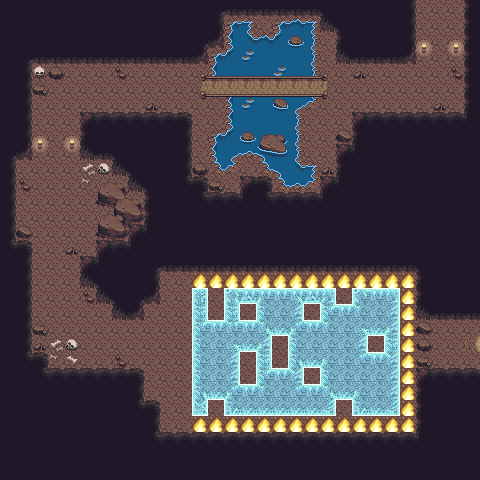

Below is a game level as drawn by its tile map, then a one-line description and the .tmx that defines it (tile-layer data replaced by summaries):
An orthogonal 30x30 tile map with 16x16 px tiles, 5 tile layers (Ground, Decoration, Structures, FireDecorations, ...), 4 tilesets and 206 objects (91x ice_block, 36x fire, 12x puzzle_tile, puzzle_button).

<map version="1.10" tiledversion="1.11.2" orientation="orthogonal" renderorder="right-down" width="30" height="30" tilewidth="16" tileheight="16" infinite="0" nextlayerid="13" nextobjectid="252">
 <editorsettings>
  <export target="CavePuzzle4.lua" format="lua" />
 </editorsettings>
 <tileset firstgid="1" name="decoration-tiles" tilewidth="16" tileheight="16" tilecount="1440" columns="40">
  <image source="gfx/Overworld.png" width="640" height="576" />
 </tileset>
 <tileset firstgid="1441" name="cave-tiles" tilewidth="16" tileheight="16" tilecount="1000" columns="40">
  <image source="gfx/cave.png" width="640" height="400" />
 </tileset>
 <tileset firstgid="2441" name="decoration2-tiles" tilewidth="16" tileheight="16" tilecount="660" columns="33">
  <image source="gfx/objects.png" width="528" height="320" />
  <tile id="103">
   <animation>
    <frame tileid="103" duration="100" />
    <frame tileid="104" duration="100" />
    <frame tileid="105" duration="100" />
    <frame tileid="106" duration="100" />
    <frame tileid="107" duration="100" />
    <frame tileid="108" duration="100" />
    <frame tileid="109" duration="100" />
   </animation>
  </tile>
 </tileset>
 <tileset firstgid="3101" name="ice-tiles" tilewidth="16" tileheight="16" tilecount="30" columns="5">
  <image source="gfx/icetiles_v3.png" width="80" height="96" />
 </tileset>
 <layer id="1" name="Ground" width="30" height="30">
  <data>[900 cells, 900 non-empty, 56 distinct tile ids]</data>
 </layer>
 <layer id="2" name="Decoration" width="30" height="30">
  <data>[900 cells, 54 non-empty, 25 distinct tile ids]</data>
 </layer>
 <layer id="9" name="Structures" width="30" height="30">
  <data>[900 cells, 27 non-empty, 9 distinct tile ids]</data>
 </layer>
 <layer id="10" name="FireDecorations" width="30" height="30">
  <data>[900 cells, 36 non-empty, 1 distinct tile ids]</data>
 </layer>
 <layer id="3" name="BoulderDecorations" width="30" height="30">
  <data>[900 cells, 3 non-empty, 3 distinct tile ids]</data>
 </layer>
 <objectgroup id="4" name="PuzzleTiles">
  <object id="137" name="puzzle_tile" x="208" y="288" width="16" height="16" />
  <object id="138" name="puzzle_tile" x="208" y="304" width="16" height="16" />
  <object id="139" name="puzzle_tile" x="208" y="400" width="16" height="16" />
  <object id="140" name="puzzle_tile" x="240" y="304" width="16" height="16" />
  <object id="141" name="puzzle_tile" x="240" y="352" width="16" height="16" />
  <object id="142" name="puzzle_tile" x="240" y="368" width="16" height="16" />
  <object id="143" name="puzzle_tile" x="272" y="336" width="16" height="16" />
  <object id="144" name="puzzle_tile" x="272" y="352" width="16" height="16" />
  <object id="145" name="puzzle_tile" x="304" y="304" width="16" height="16" />
  <object id="146" name="puzzle_tile" x="304" y="368" width="16" height="16" />
  <object id="147" name="puzzle_tile" x="336" y="288" width="16" height="16" />
  <object id="149" name="puzzle_tile" x="336" y="400" width="16" height="16" />
 </objectgroup>
 <objectgroup id="5" name="Buttons">
  <object id="151" name="puzzle_button" x="368" y="336" width="16" height="16" />
 </objectgroup>
 <objectgroup id="12" name="IceBlocks">
  <object id="158" name="ice_block" x="192" y="288" width="16" height="16" />
  <object id="159" name="ice_block" x="192" y="304" width="16" height="16" />
  <object id="160" name="ice_block" x="192" y="320" width="16" height="16" />
  <object id="162" name="ice_block" x="192" y="336" width="16" height="16" />
  <object id="163" name="ice_block" x="192" y="352" width="16" height="16" />
  <object id="164" name="ice_block" x="192" y="368" width="16" height="16" />
  <object id="165" name="ice_block" x="192" y="384" width="16" height="16" />
  <object id="166" name="ice_block" x="192" y="400" width="16" height="16" />
  <object id="167" name="ice_block" x="208" y="320" width="16" height="16" />
  <object id="168" name="ice_block" x="208" y="336" width="16" height="16" />
  <object id="169" name="ice_block" x="208" y="352" width="16" height="16" />
  <object id="170" name="ice_block" x="208" y="368" width="16" height="16" />
  <object id="171" name="ice_block" x="208" y="384" width="16" height="16" />
  <object id="172" name="ice_block" x="224" y="288" width="16" height="16" />
  <object id="173" name="ice_block" x="224" y="304" width="16" height="16" />
  <object id="174" name="ice_block" x="224" y="320" width="16" height="16" />
  <object id="175" name="ice_block" x="224" y="336" width="16" height="16" />
  <object id="176" name="ice_block" x="224" y="352" width="16" height="16" />
  <object id="177" name="ice_block" x="224" y="368" width="16" height="16" />
  <object id="178" name="ice_block" x="224" y="384" width="16" height="16" />
  <object id="179" name="ice_block" x="224" y="400" width="16" height="16" />
  <object id="180" name="ice_block" x="240" y="288" width="16" height="16" />
  <object id="181" name="ice_block" x="240" y="320" width="16" height="16" />
  <object id="182" name="ice_block" x="240" y="336" width="16" height="16" />
  <object id="183" name="ice_block" x="240" y="384" width="16" height="16" />
  <object id="184" name="ice_block" x="240" y="400" width="16" height="16" />
  <object id="185" name="ice_block" x="256" y="288" width="16" height="16" />
  <object id="186" name="ice_block" x="256" y="304" width="16" height="16" />
  <object id="187" name="ice_block" x="256" y="320" width="16" height="16" />
  <object id="188" name="ice_block" x="256" y="336" width="16" height="16" />
  <object id="189" name="ice_block" x="256" y="352" width="16" height="16" />
  <object id="190" name="ice_block" x="256" y="368" width="16" height="16" />
  <object id="191" name="ice_block" x="256" y="384" width="16" height="16" />
  <object id="192" name="ice_block" x="256" y="400" width="16" height="16" />
  <object id="193" name="ice_block" x="272" y="288" width="16" height="16" />
  <object id="194" name="ice_block" x="272" y="304" width="16" height="16" />
  <object id="195" name="ice_block" x="272" y="320" width="16" height="16" />
  <object id="196" name="ice_block" x="272" y="368" width="16" height="16" />
  <object id="197" name="ice_block" x="272" y="384" width="16" height="16" />
  <object id="198" name="ice_block" x="272" y="400" width="16" height="16" />
  <object id="199" name="ice_block" x="288" y="288" width="16" height="16" />
  <object id="200" name="ice_block" x="288" y="304" width="16" height="16" />
  <object id="201" name="ice_block" x="288" y="320" width="16" height="16" />
  <object id="202" name="ice_block" x="288" y="336" width="16" height="16" />
  <object id="203" name="ice_block" x="288" y="352" width="16" height="16" />
  <object id="204" name="ice_block" x="288" y="368" width="16" height="16" />
  <object id="205" name="ice_block" x="288" y="384" width="16" height="16" />
  <object id="206" name="ice_block" x="288" y="400" width="16" height="16" />
  <object id="207" name="ice_block" x="304" y="288" width="16" height="16" />
  <object id="208" name="ice_block" x="304" y="320" width="16" height="16" />
  <object id="209" name="ice_block" x="304" y="336" width="16" height="16" />
  <object id="210" name="ice_block" x="304" y="352" width="16" height="16" />
  <object id="211" name="ice_block" x="304" y="384" width="16" height="16" />
  <object id="212" name="ice_block" x="304" y="400" width="16" height="16" />
  </objectgroup>
 <objectgroup id="6" name="Portals">
  <!-- 2 objects omitted --></objectgroup>
 <objectgroup id="7" name="Collisions">
  <properties>
   <property name="collidable" type="bool" value="true" />
  </properties>
  <!-- 61 objects omitted --></objectgroup>
 <objectgroup id="11" name="Fires">
  <!-- 36 objects omitted --></objectgroup>
 <objectgroup id="8" name="Boulders">
  <!-- 3 objects omitted --></objectgroup>
</map>
<!-- 139 of 206 objects omitted -->
